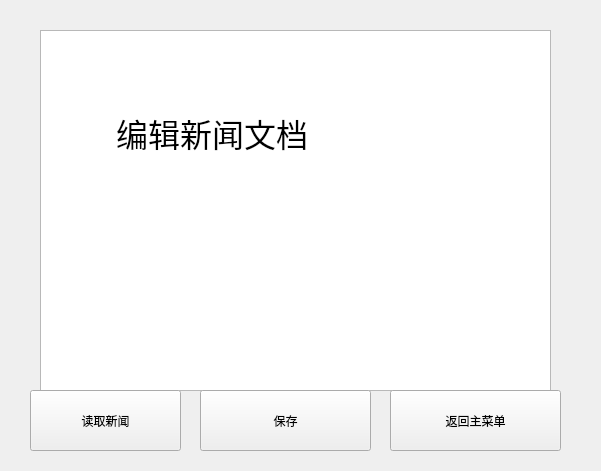
<?xml version="1.0" encoding="UTF-8"?>
<ui version="4.0">
 <class>widget2</class>
 <widget class="QWidget" name="widget2">
  <property name="geometry">
   <rect>
    <x>0</x>
    <y>0</y>
    <width>601</width>
    <height>471</height>
   </rect>
  </property>
  <property name="windowTitle">
   <string>Form</string>
  </property>
  <property name="styleSheet">
   <string notr="true">
image: url(:/C:/Users/陈龙/Desktop/处理后的图/新闻生成1.png);</string>
  </property>
  <widget class="QTextEdit" name="textEdit">
   <property name="geometry">
    <rect>
     <x>40</x>
     <y>30</y>
     <width>511</width>
     <height>361</height>
    </rect>
   </property>
   <property name="styleSheet">
    <string notr="true">border-image: url(:/C:/Users/陈龙/Desktop/处理后的图/新闻生成1.png);</string>
   </property>
   <property name="html">
    <string>&lt;!DOCTYPE HTML PUBLIC &quot;-//W3C//DTD HTML 4.0//EN&quot; &quot;http://www.w3.org/TR/REC-html40/strict.dtd&quot;&gt;
&lt;html&gt;&lt;head&gt;&lt;meta name=&quot;qrichtext&quot; content=&quot;1&quot; /&gt;&lt;style type=&quot;text/css&quot;&gt;
p, li { white-space: pre-wrap; }
&lt;/style&gt;&lt;/head&gt;&lt;body style=&quot; font-family:'SimSun'; font-size:9pt; font-weight:400; font-style:normal;&quot;&gt;
&lt;p style=&quot; margin-top:0px; margin-bottom:0px; margin-left:0px; margin-right:0px; -qt-block-indent:0; text-indent:0px;&quot;&gt;&lt;span style=&quot; font-size:24pt;&quot;&gt;       &lt;/span&gt;&lt;/p&gt;
&lt;p style=&quot; margin-top:0px; margin-bottom:0px; margin-left:0px; margin-right:0px; -qt-block-indent:0; text-indent:0px;&quot;&gt;&lt;span style=&quot; font-size:24pt;&quot;&gt;   &lt;/span&gt;&lt;/p&gt;
&lt;p style=&quot; margin-top:0px; margin-bottom:0px; margin-left:0px; margin-right:0px; -qt-block-indent:0; text-indent:0px;&quot;&gt;&lt;span style=&quot; font-size:24pt;&quot;&gt;        编辑新闻文档&lt;/span&gt;&lt;/p&gt;&lt;/body&gt;&lt;/html&gt;</string>
   </property>
  </widget>
  <widget class="QPushButton" name="pushButton">
   <property name="geometry">
    <rect>
     <x>30</x>
     <y>390</y>
     <width>151</width>
     <height>61</height>
    </rect>
   </property>
   <property name="text">
    <string>读取新闻</string>
   </property>
  </widget>
  <widget class="QPushButton" name="pushButton_2">
   <property name="geometry">
    <rect>
     <x>200</x>
     <y>390</y>
     <width>171</width>
     <height>61</height>
    </rect>
   </property>
   <property name="text">
    <string>保存</string>
   </property>
  </widget>
  <widget class="QPushButton" name="pushButton_3">
   <property name="geometry">
    <rect>
     <x>390</x>
     <y>390</y>
     <width>171</width>
     <height>61</height>
    </rect>
   </property>
   <property name="text">
    <string>返回主菜单</string>
   </property>
  </widget>
 </widget>
 <resources/>
 <connections/>
</ui>
